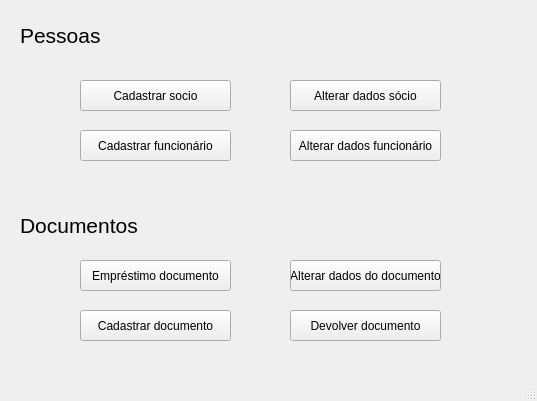
<?xml version="1.0" encoding="UTF-8"?>
<ui version="4.0">
 <class>MainWindow</class>
 <widget class="QMainWindow" name="MainWindow">
  <property name="geometry">
   <rect>
    <x>0</x>
    <y>0</y>
    <width>537</width>
    <height>401</height>
   </rect>
  </property>
  <property name="windowTitle">
   <string>MainWindow</string>
  </property>
  <widget class="QWidget" name="centralwidget">
   <widget class="QPushButton" name="pushButton">
    <property name="geometry">
     <rect>
      <x>80</x>
      <y>80</y>
      <width>151</width>
      <height>31</height>
     </rect>
    </property>
    <property name="text">
     <string>Cadastrar socio</string>
    </property>
   </widget>
   <widget class="QPushButton" name="pushButton_2">
    <property name="geometry">
     <rect>
      <x>80</x>
      <y>130</y>
      <width>151</width>
      <height>31</height>
     </rect>
    </property>
    <property name="text">
     <string>Cadastrar funcionário</string>
    </property>
   </widget>
   <widget class="QPushButton" name="pushButton_3">
    <property name="geometry">
     <rect>
      <x>290</x>
      <y>80</y>
      <width>151</width>
      <height>31</height>
     </rect>
    </property>
    <property name="text">
     <string>Alterar dados sócio</string>
    </property>
   </widget>
   <widget class="QPushButton" name="pushButton_4">
    <property name="geometry">
     <rect>
      <x>290</x>
      <y>130</y>
      <width>151</width>
      <height>31</height>
     </rect>
    </property>
    <property name="text">
     <string>Alterar dados funcionário</string>
    </property>
   </widget>
   <widget class="QLabel" name="label">
    <property name="geometry">
     <rect>
      <x>20</x>
      <y>20</y>
      <width>211</width>
      <height>31</height>
     </rect>
    </property>
    <property name="font">
     <font>
      <pointsize>16</pointsize>
     </font>
    </property>
    <property name="text">
     <string>Pessoas</string>
    </property>
   </widget>
   <widget class="QLabel" name="label_2">
    <property name="geometry">
     <rect>
      <x>20</x>
      <y>210</y>
      <width>211</width>
      <height>31</height>
     </rect>
    </property>
    <property name="font">
     <font>
      <pointsize>16</pointsize>
     </font>
    </property>
    <property name="text">
     <string>Documentos</string>
    </property>
   </widget>
   <widget class="QPushButton" name="pushButton_5">
    <property name="geometry">
     <rect>
      <x>80</x>
      <y>260</y>
      <width>151</width>
      <height>31</height>
     </rect>
    </property>
    <property name="text">
     <string>Empréstimo documento</string>
    </property>
   </widget>
   <widget class="QPushButton" name="pushButton_6">
    <property name="geometry">
     <rect>
      <x>80</x>
      <y>310</y>
      <width>151</width>
      <height>31</height>
     </rect>
    </property>
    <property name="text">
     <string>Cadastrar documento</string>
    </property>
   </widget>
   <widget class="QPushButton" name="pushButton_7">
    <property name="geometry">
     <rect>
      <x>290</x>
      <y>260</y>
      <width>151</width>
      <height>31</height>
     </rect>
    </property>
    <property name="text">
     <string>Alterar dados do documento</string>
    </property>
   </widget>
   <widget class="QPushButton" name="pushButton_8">
    <property name="geometry">
     <rect>
      <x>290</x>
      <y>310</y>
      <width>151</width>
      <height>31</height>
     </rect>
    </property>
    <property name="text">
     <string>Devolver documento</string>
    </property>
   </widget>
  </widget>
  <widget class="QStatusBar" name="statusbar"/>
 </widget>
 <resources/>
 <connections/>
</ui>
